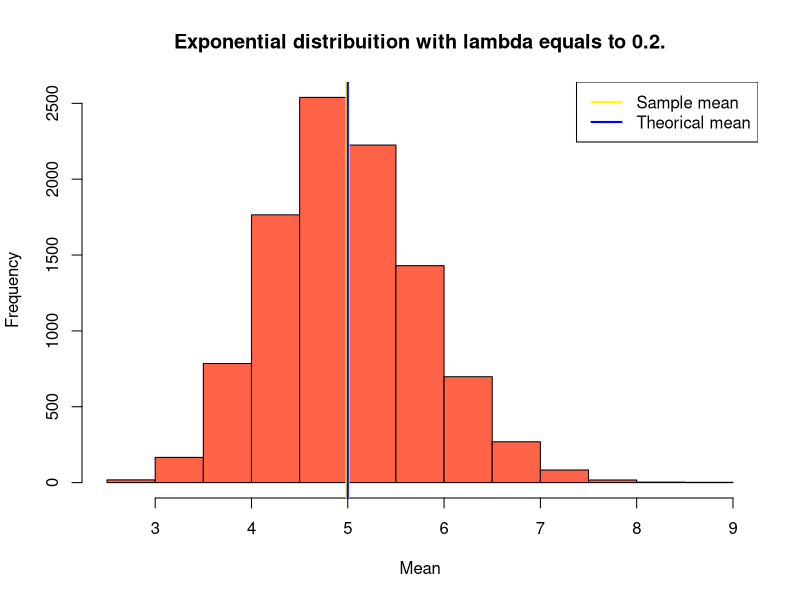
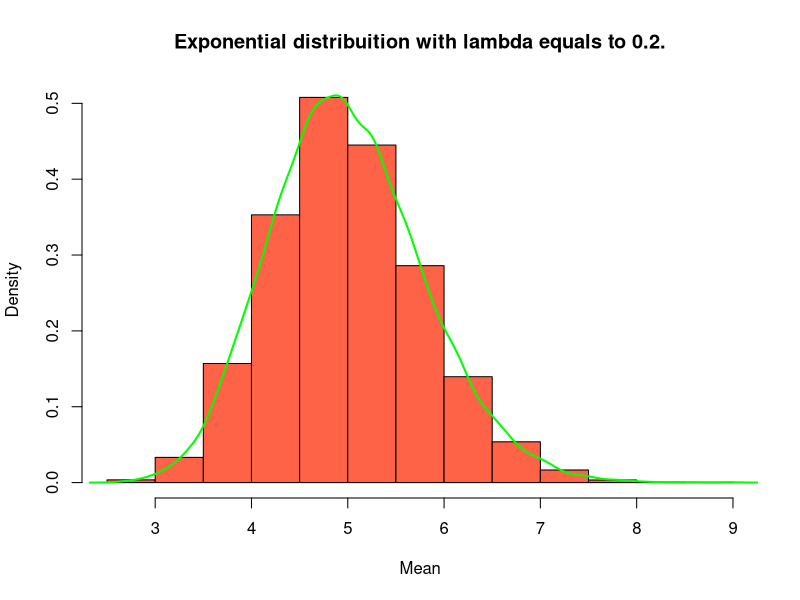

Write the R code that produced these figures, in order.
## ---- chunk 1
# Randomness parameter
set.seed(32016)

# Exponential distribution paramenters
lambda <- 0.2
exp_n <- 40

# Exponential distribution simulation
exp_sim_mean <- numeric()
exp_sim_sd <- numeric()
for(i in 1:10000) {
  simulation <- rexp(exp_n, lambda)
  exp_sim_mean <- c(exp_sim_mean, mean(simulation))
  exp_sim_sd <- c(exp_sim_sd, sd(simulation))
}
## ---- chunk 2
exp_theor_mean <- 1/lambda
exp_theor_mean
## ---- chunk 3
exp_sim_mean_est <- mean(exp_sim_mean)
exp_sim_mean_est
## ---- chunk 4
abs(exp_theor_mean - exp_sim_mean_est)
## ---- chunk 5
hist(exp_sim_mean, 
     main = "Exponential distribuition with lambda equals to 0.2.", 
     xlab = "Mean", 
     col = "tomato")
abline(v = exp_sim_mean_est, 
       col = "yellow", 
       lwd = 4)
abline(v = exp_theor_mean, 
       col = "blue", 
       lwd = 2)
legend("topright", 
       legend = c("Sample mean", "Theorical mean"), 
       col = c("yellow","blue"), 
       lwd = c(2,2))
## ---- chunk 6
exp_sim_sd_est <- mean(exp_sim_sd)/sqrt(exp_n)
exp_sim_sd_est
## ---- chunk 7
exp_theor_sd <- 1/lambda/sqrt(exp_n)
exp_theor_sd
## ---- chunk 8
abs(exp_theor_sd - exp_sim_sd_est)
## ---- chunk 9
exp_sim_var_est <- exp_sim_sd_est^2
exp_sim_var_est
## ---- chunk 10
exp_theor_var <- exp_theor_sd^2
exp_theor_var
## ---- chunk 11
abs(exp_theor_var - exp_sim_var_est)
## ---- chunk 12
hist(exp_sim_mean, 
     main = "Exponential distribuition with lambda equals to 0.2.", 
     xlab = "Mean", 
     col = "tomato", 
     prob = T)
lines(density(exp_sim_mean), 
      col="green", 
      lwd = 2)
